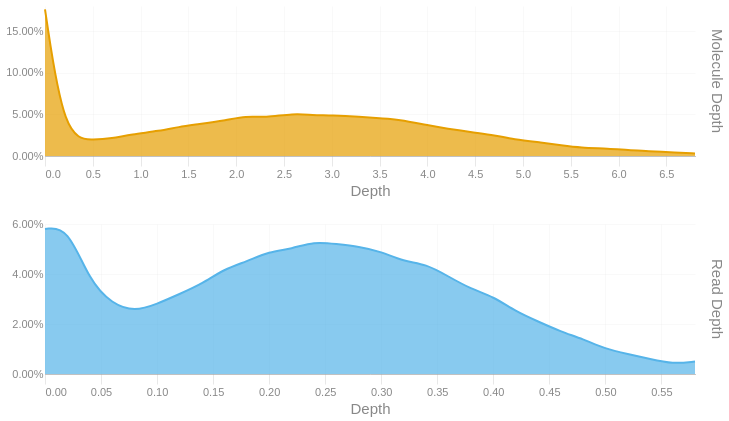

Notebook code cell kept with this figure:
### Code cell
readdep = depth_hist(tb['Read Depth'], q99, 3)
readdep = readdep.with_columns(pl.lit('Read Depth').alias('Metric'))
if not SKIPLR:
    moldep = depth_hist(tb['Molecule Depth'], mol_q99, 1)
    moldep = moldep.with_columns(pl.lit('Molecule Depth').alias('Metric'))
    _hist = pl.concat([readdep, moldep])
    _hist = _hist.filter(pl.col('Proportion') != 0)
    with SafeRender(_hist):
        (
            alt.Chart(_hist)        
            .mark_area(interpolate = "basis")
            .encode(
                x=alt.X('Bin:Q').scale(domainMin=0).axis(alt.Axis(title='Depth')),
                y = alt.Y('Proportion:Q', title = None).axis(format = '.2%'),
                color = alt.Color('Metric:N').legend(None),
                row = alt.Row("Metric:N").header(title = None, labelOrient = 'right'),
                tooltip = [
                    alt.Tooltip("Metric:N", title = "Metric"),
                    alt.Tooltip('Interval:N', title = "Depth Interval"),
                    alt.Tooltip('Proportion:Q', title = "% Alignments").format('.2%')
                ]
            )
            .resolve_scale(x='independent', y='independent')
            .properties(
                height = 150, width = 650,
                usermeta={'embedOptions': {'downloadFileName': f'{samplename}.depth.hist'}}
            )
        ).display()
else:
    readdep = readdep.filter(pl.col('Proportion') != 0)
    with SafeRender(readdep):
        (
            alt.Chart(readdep)        
            .mark_area(interpolate = "basis")
            .encode(
                x=alt.X('Bin:Q').scale(domainMin=0).axis(alt.Axis(title='Depth')),
                y = alt.Y('Proportion:Q', title = None).axis(format = '.2%'),
                tooltip = [
                    alt.Tooltip('Interval:N', title = "Depth Interval"),
                    alt.Tooltip('Proportion:Q', title = "% Alignments").format('.2%')
                ]
            )
            .properties(
                usermeta={'embedOptions': {'downloadFileName': f'{samplename}.depth.hist'}}
            )
        ).display()

### Figure 1 — Vega-Lite specification as saved in the notebook (floating-point values rounded to 4 significant figures)
{"width": 650, "height": 150, "config": {"title": {"anchor": "start", "dy": -15, "fontSize": 18, "color": "#888888", "subtitleColor": "#888888", "subtitleFontSize": 14}, "arc": {"fill": "#0072B2"}, "axis": {"domainColor": "#888888", "domainWidth": 0.5, "gridWidth": 0.2, "grid": false, "titleFontWeight": 400, "titleFontSize": 15, "labelFontSize": 11, "labelColor": "#888888", "tickColor": "#888888", "tickWidth": 0.2, "titleColor": "#888888"}, "axisBand": {"grid": false}, "axisX": {"grid": true, "tickSize": 10, "domainCap": "round"}, "axisY": {"domain": false, "grid": true, "tickSize": 0, "domainCap": "round"}, "background": "transparent", "header": {"labelFontSize": 15, "labelColor": "#888888", "titleFontSize": 15, "titleFontWeight": 600, "titleColor": "#888888"}, "legend": {"labelFont": "sans-serif", "labelFontSize": 12, "labelColor": "#888888", "symbolSize": 100, "symbolType": "circle", "titleFontSize": 12, "titlePadding": 10, "titleColor": "#888888", "title": null}, "range": {"category": ["#E69F00", "#56B4E9", "#009E73", "#F0E442", "#0072B2", "#D55E00", "#CC79A7", "#000000"], "diverging": ["#cfe8f3", "#a2d4ec", "#73bfe2", "#46abdb", "#1696d2", "#12719e"]}, "area": {"fill": "#0072B2", "fillOpacity": 0.7, "line": true, "strokeOpacity": 0.7}, "line": {"color": "#0072B2", "stroke": "#0072B2", "strokeWidth": 2}, "trail": {"color": "#0072B2", "stroke": "#0072B2", "strokeWidth": 0, "size": 1}, "point": {"filled": true, "fillOpacity": 1.0, "size": 95}, "text": {"color": "#888888", "fontSize": 11, "align": "right", "fontWeight": 400, "size": 11}, "bar": {"fill": "#0072B2", "stroke": null}, "view": {"stroke": null, "continuousWidth": 660, "continuousHeight": 400}}, "data": {"name": "data-0b6f8b5b00bf948ea4fc245aaafbad1a"}, "mark": {"type": "area", "interpolate": "basis"}, "encoding": {"color": {"field": "Metric", "legend": null, "type": "nominal"}, "row": {"field": "Metric", "header": {"title": null, "labelOrient": "right"}, "type": "nominal"}, "tooltip": [{"field": "Metric", "title": "Metric", "type": "nominal"}, {"field": "Interval", "title": "Depth Interval", "type": "nominal"}, {"field": "Proportion", "format": ".2%", "title": "% Alignments", "type": "quantitative"}], "x": {"axis": {"title": "Depth"}, "field": "Bin", "scale": {"domainMin": 0}, "type": "quantitative"}, "y": {"axis": {"format": ".2%"}, "field": "Proportion", "title": null, "type": "quantitative"}}, "resolve": {"scale": {"x": "independent", "y": "independent"}}, "usermeta": {"embedOptions": {"downloadFileName": "TF26LRJL0056_5B_10484332_23Y22YLT4_L7.depth.hist"}}, "$schema": "https://vega.github.io/schema/vega-lite/v6.4.1.json", "datasets": {"data-0b6f8b5b00bf948ea4fc245aaafbad1a": [{"Bin": 0.0, "Interval": "0.0-0.02", "Proportion": 0.058, "Metric": "Read Depth"}, {"Bin": 0.02, "Interval": "0.02-0.04", "Proportion": 0.059, "Metric": "Read Depth"}, {"Bin": 0.04, "Interval": "0.04-0.06", "Proportion": 0.037, "Metric": "Read Depth"}, {"Bin": 0.06, "Interval": "0.06-0.08", "Proportion": 0.028, "Metric": "Read Depth"}, {"Bin": 0.08, "Interval": "0.08-0.1", "Proportion": 0.025, "Metric": "Read Depth"}, {"Bin": 0.1, "Interval": "0.1-0.12", "Proportion": 0.028, "Metric": "Read Depth"}, {"Bin": 0.12, "Interval": "0.12-0.14", "Proportion": 0.032, "Metric": "Read Depth"}, {"Bin": 0.14, "Interval": "0.14-0.16", "Proportion": 0.036, "Metric": "Read Depth"}, {"Bin": 0.16, "Interval": "0.16-0.18", "Proportion": 0.042, "Metric": "Read Depth"}, {"Bin": 0.18, "Interval": "0.18-0.2", "Proportion": 0.045, "Metric": "Read Depth"}, {"Bin": 0.2, "Interval": "0.2-0.22", "Proportion": 0.049, "Metric": "Read Depth"}, {"Bin": 0.22, "Interval": "0.22-0.24", "Proportion": 0.05, "Metric": "Read Depth"}, {"Bin": 0.24, "Interval": "0.24-0.26", "Proportion": 0.053, "Metric": "Read Depth"}, {"Bin": 0.26, "Interval": "0.26-0.28", "Proportion": 0.052, "Metric": "Read Depth"}, {"Bin": 0.28, "Interval": "0.28-0.3", "Proportion": 0.051, "Metric": "Read Depth"}, {"Bin": 0.3, "Interval": "0.3-0.32", "Proportion": 0.049, "Metric": "Read Depth"}, {"Bin": 0.32, "Interval": "0.32-0.34", "Proportion": 0.045, "Metric": "Read Depth"}, {"Bin": 0.34, "Interval": "0.34-0.36", "Proportion": 0.044, "Metric": "Read Depth"}, {"Bin": 0.36, "Interval": "0.36-0.38", "Proportion": 0.039, "Metric": "Read Depth"}, {"Bin": 0.38, "Interval": "0.38-0.4", "Proportion": 0.034, "Metric": "Read Depth"}, {"Bin": 0.4, "Interval": "0.4-0.42", "Proportion": 0.031, "Metric": "Read Depth"}, {"Bin": 0.42, "Interval": "0.42-0.44", "Proportion": 0.025, "Metric": "Read Depth"}, {"Bin": 0.44, "Interval": "0.44-0.46", "Proportion": 0.021, "Metric": "Read Depth"}, {"Bin": 0.46, "Interval": "0.46-0.48", "Proportion": 0.017, "Metric": "Read Depth"}, {"Bin": 0.48, "Interval": "0.48-0.5", "Proportion": 0.014, "Metric": "Read Depth"}, {"Bin": 0.5, "Interval": "0.5-0.52", "Proportion": 0.01, "Metric": "Read Depth"}, {"Bin": 0.52, "Interval": "0.52-0.54", "Proportion": 0.008, "Metric": "Read Depth"}, {"Bin": 0.54, "Interval": "0.54-0.56", "Proportion": 0.006, "Metric": "Read Depth"}, {"Bin": 0.56, "Interval": "0.56-0.58", "Proportion": 0.004, "Metric": "Read Depth"}, {"Bin": 0.58, "Interval": "0.58-0.6", "Proportion": 0.005, "Metric": "Read Depth"}, {"Bin": 0.0, "Interval": "0.0-0.2", "Proportion": 0.176, "Metric": "Molecule Depth"}, {"Bin": 0.2, "Interval": "0.2-0.5", "Proportion": 0.022, "Metric": "Molecule Depth"}, {"Bin": 0.5, "Interval": "0.5-0.7", "Proportion": 0.019, "Metric": "Molecule Depth"}, {"Bin": 0.7, "Interval": "0.7-0.9", "Proportion": 0.021, "Metric": "Molecule Depth"}, {"Bin": 0.9, "Interval": "0.9-1.2", "Proportion": 0.026, "Metric": "Molecule Depth"}, {"Bin": 1.2, "Interval": "1.2-1.4", "Proportion": 0.03, "Metric": "Molecule Depth"}, {"Bin": 1.4, "Interval": "1.4-1.6", "Proportion": 0.035, "Metric": "Molecule Depth"}, {"Bin": 1.6, "Interval": "1.6-1.9", "Proportion": 0.038, "Metric": "Molecule Depth"}, {"Bin": 1.9, "Interval": "1.9-2.1", "Proportion": 0.043, "Metric": "Molecule Depth"}, {"Bin": 2.1, "Interval": "2.1-2.3", "Proportion": 0.048, "Metric": "Molecule Depth"}, {"Bin": 2.3, "Interval": "2.3-2.6", "Proportion": 0.046, "Metric": "Molecule Depth"}, {"Bin": 2.6, "Interval": "2.6-2.8", "Proportion": 0.051, "Metric": "Molecule Depth"}, {"Bin": 2.8, "Interval": "2.8-3.0", "Proportion": 0.049, "Metric": "Molecule Depth"}, {"Bin": 3.0, "Interval": "3.0-3.3", "Proportion": 0.049, "Metric": "Molecule Depth"}, {"Bin": 3.3, "Interval": "3.3-3.5", "Proportion": 0.047, "Metric": "Molecule Depth"}, {"Bin": 3.5, "Interval": "3.5-3.7", "Proportion": 0.045, "Metric": "Molecule Depth"}, {"Bin": 3.7, "Interval": "3.7-4.0", "Proportion": 0.044, "Metric": "Molecule Depth"}, {"Bin": 4.0, "Interval": "4.0-4.2", "Proportion": 0.037, "Metric": "Molecule Depth"}, {"Bin": 4.2, "Interval": "4.2-4.5", "Proportion": 0.033, "Metric": "Molecule Depth"}, {"Bin": 4.5, "Interval": "4.5-4.7", "Proportion": 0.028, "Metric": "Molecule Depth"}, {"Bin": 4.7, "Interval": "4.7-4.9", "Proportion": 0.025, "Metric": "Molecule Depth"}, {"Bin": 4.9, "Interval": "4.9-5.2", "Proportion": 0.02, "Metric": "Molecule Depth"}, {"Bin": 5.2, "Interval": "5.2-5.4", "Proportion": 0.016, "Metric": "Molecule Depth"}, {"Bin": 5.4, "Interval": "5.4-5.6", "Proportion": 0.013, "Metric": "Molecule Depth"}, {"Bin": 5.6, "Interval": "5.6-5.9", "Proportion": 0.01, "Metric": "Molecule Depth"}, {"Bin": 5.9, "Interval": "5.9-6.1", "Proportion": 0.009, "Metric": "Molecule Depth"}, {"Bin": 6.1, "Interval": "6.1-6.3", "Proportion": 0.007, "Metric": "Molecule Depth"}, {"Bin": 6.3, "Interval": "6.3-6.6", "Proportion": 0.006, "Metric": "Molecule Depth"}, {"Bin": 6.6, "Interval": "6.6-6.8", "Proportion": 0.004, "Metric": "Molecule Depth"}, {"Bin": 6.8, "Interval": "6.8-7.03", "Proportion": 0.003, "Metric": "Molecule Depth"}]}}
